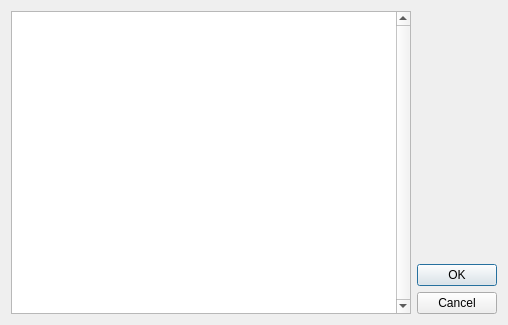
<?xml version="1.0" encoding="UTF-8"?>
<ui version="4.0">
 <class>SelectItemDialog</class>
 <widget class="QDialog" name="SelectItemDialog">
  <property name="geometry">
   <rect>
    <x>0</x>
    <y>0</y>
    <width>508</width>
    <height>325</height>
   </rect>
  </property>
  <property name="windowTitle">
   <string>Select Item...</string>
  </property>
  <property name="styleSheet">
   <string notr="true">background-image: url(:/img/data/parchment.jpg);</string>
  </property>
  <layout class="QHBoxLayout" name="horizontalLayout">
   <item>
    <widget class="QListWidget" name="listWidget">
     <property name="verticalScrollBarPolicy">
      <enum>Qt::ScrollBarAlwaysOn</enum>
     </property>
    </widget>
   </item>
   <item>
    <layout class="QVBoxLayout" name="verticalLayout">
     <item>
      <spacer name="verticalSpacer">
       <property name="orientation">
        <enum>Qt::Vertical</enum>
       </property>
       <property name="sizeHint" stdset="0">
        <size>
         <width>20</width>
         <height>40</height>
        </size>
       </property>
      </spacer>
     </item>
     <item>
      <widget class="QDialogButtonBox" name="buttonBox">
       <property name="sizePolicy">
        <sizepolicy hsizetype="Fixed" vsizetype="Maximum">
         <horstretch>0</horstretch>
         <verstretch>0</verstretch>
        </sizepolicy>
       </property>
       <property name="orientation">
        <enum>Qt::Vertical</enum>
       </property>
       <property name="standardButtons">
        <set>QDialogButtonBox::Cancel|QDialogButtonBox::Ok</set>
       </property>
      </widget>
     </item>
    </layout>
   </item>
  </layout>
 </widget>
 <resources/>
 <connections>
  <connection>
   <sender>buttonBox</sender>
   <signal>accepted()</signal>
   <receiver>SelectItemDialog</receiver>
   <slot>accept()</slot>
   <hints>
    <hint type="sourcelabel">
     <x>248</x>
     <y>254</y>
    </hint>
    <hint type="destinationlabel">
     <x>157</x>
     <y>274</y>
    </hint>
   </hints>
  </connection>
  <connection>
   <sender>buttonBox</sender>
   <signal>rejected()</signal>
   <receiver>SelectItemDialog</receiver>
   <slot>reject()</slot>
   <hints>
    <hint type="sourcelabel">
     <x>316</x>
     <y>260</y>
    </hint>
    <hint type="destinationlabel">
     <x>286</x>
     <y>274</y>
    </hint>
   </hints>
  </connection>
 </connections>
</ui>
